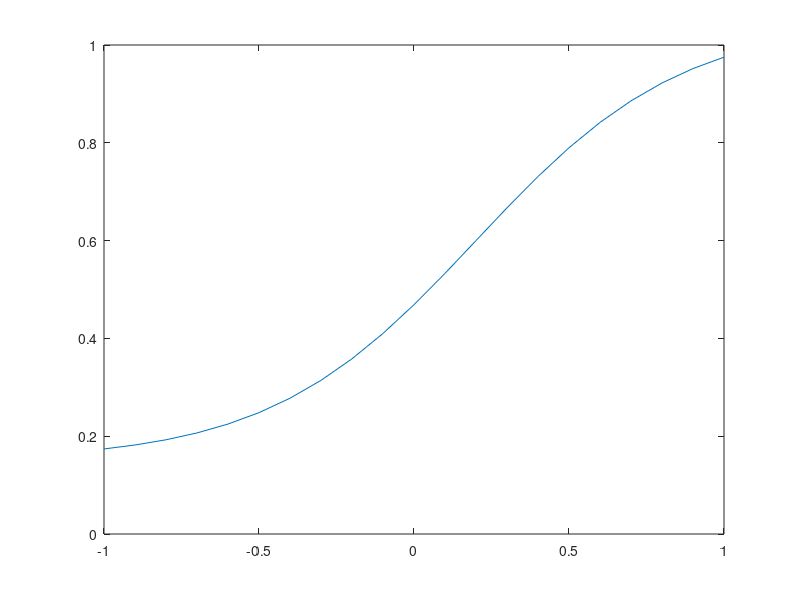

This figure's MATLAB source:
gain = 3;
x_shift = .2;
y_shift = .15;
steepness = .9;

vals = -1:.1:1;
y = [];
for i = 1:length(vals)
y(end+1) = steepness./(1+exp(-gain*(vals(i)-x_shift)))+y_shift;

end
figure;
plot(vals,y)

% min is 17.39; max is .975
min(y)
max(y)